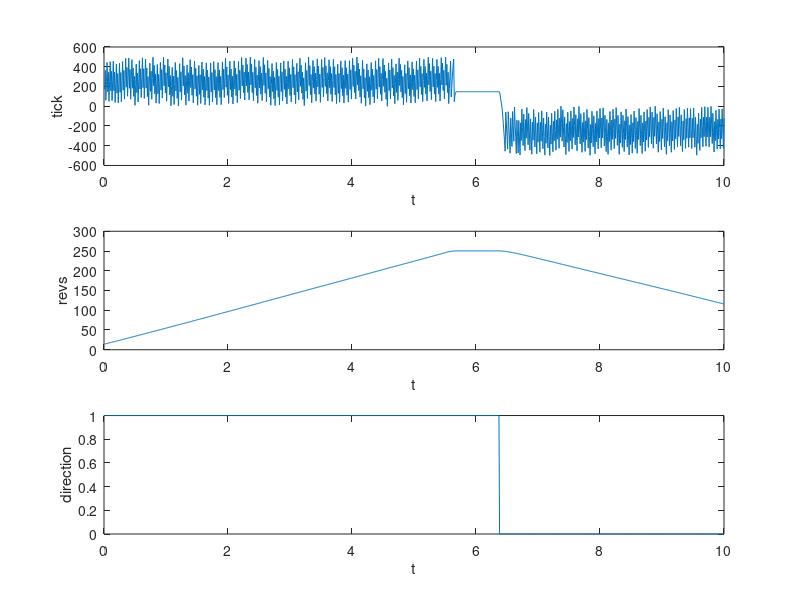

This chart was generated by the following MATLAB code:
% -------------------------------------------------------------------
%  Generated by MATLAB on 3-Apr-2021 16:21:59
%  MATLAB version: 9.1.0.441655 (R2016b)
% -------------------------------------------------------------------
saveVarsMat = load('enc_var.mat');

A = saveVarsMat.A; % <3000x1 double> too many elements

B = [174 365 60 249 444 147 344 49 250 451 156 353 57 257 455 157 346 38 ...
     232 428 133 331 33 234 436 142 341 45 248 453 163 362 72 279 485 193 ...
     394 101 297 488 182 372 71 270 472 182 387 100 303 10 220 428 138 ...
     336 43 252 462 175 379 88 290 490 188 380 79 276 477 184 387 98 300 ...
     10 223 436 151 355 70 282 496 207 414 125 327 31 228 423 125 322 27 ...
     235 445 163 371 83 289 497 207 418 134 339 51 264 479 196 405 114 ...
     311 5 198 393 100 305 17 232 443 155 361 80 291 2 217 431 145 349 ...
     62 276 491 204 408 115 311 11 215 418 131 339 53 264 472 188 398 111 ...
     319 34 246 457 175 384 101 309 10 212 413 120 320 27 237 448 166 376 ...
     91 302 14 226 439 159 366 82 296 10 226 438 145 341 44 248 452 164 ...
     370 88 300 15 229 442 158 368 89 302 16 231 449 168 376 89 289 486 ...
     192 398 111 317 28 243 455 169 376 94 306 23 245 460 174 386 108 322 ...
     37 249 453 162 364 77 283 493 206 418 137 346 63 274 488 206 423 139 ...
     346 65 284 498 215 425 138 343 55 265 474 187 394 109 317 30 246 462 ...
     185 401 123 337 57 276 494 210 420 132 337 45 255 464 178 383 95 300 ...
     10 222 433 147 356 77 291 7 226 443 160 372 92 303 15 229 439 149 ...
     349 53 256 459 170 376 92 305 23 242 455 174 389 108 322 43 262 473 ...
     188 399 114 320 26 231 435 145 350 63 274 486 202 414 133 347 70 288 ...
     6 228 440 154 362 78 288 499 209 410 118 321 34 249 463 185 401 124 ...
     335 52 268 479 194 405 121 326 40 258 473 190 393 96 292 493 201 409 ...
     128 339 54 261 470 187 402 120 332 48 262 475 190 400 116 321 27 227 ...
     426 131 332 40 250 460 178 391 107 316 32 246 462 180 390 111 326 ...
     42 255 462 169 368 73 276 485 200 415 139 354 73 284 498 216 435 159 ...
     376 94 309 30 249 464 177 378 86 290 1 215 429 151 366 87 299 16 230 ...
     443 162 375 96 312 34 247 459 173 371 77 280 485 194 402 121 334 53 ...
     268 482 202 418 141 353 70 283 0 223 439 159 367 74 275 478 186 391 ...
     105 313 25 228 429 139 346 59 272 487 208 424 146 363 87 302 14 218 ...
     420 129 332 40 250 459 177 389 106 318 32 239 449 168 378 98 314 34 ...
     247 457 168 368 75 280 486 196 403 120 331 47 261 475 191 402 123 ...
     336 54 274 495 216 431 149 355 67 275 485 197 406 123 331 46 261 474 ...
     191 404 122 334 52 270 492 216 438 158 364 76 285 496 212 424 139 ...
     344 27 181 314 456 93 203 316 408 478 46 111 137 147 147 147 147 147 ...
     147 147 147 147 147 147 147 147 147 147 147 147 147 147 147 147 147 ...
     147 147 147 147 147 147 147 147 147 147 147 147 147 147 147 147 147 ...
     147 147 147 147 147 147 147 147 147 147 147 147 147 147 147 147 147 ...
     147 147 147 147 147 147 147 147 147 147 147 147 147 147 144 113 64 ...
     31 -16 -89 -172 -264 -349 -456 -60 -180 -308 -435 -56 -191 -333 -476 ...
     -119 -265 -407 -54 -204 -355 -9 -162 -320 -479 -141 -304 -473 -145 ...
     -322 -494 -169 -348 -30 -216 -399 -80 -264 -450 -135 -324 -14 -202 ...
     -390 -74 -259 -445 -128 -310 -486 -160 -344 -33 -221 -414 -109 -299 ...
     -482 -169 -364 -64 -264 -466 -163 -355 -47 -238 -431 -119 -307 -495 ...
     -183 -375 -58 -239 -423 -111 -304 -499 -192 -384 -72 -265 -461 -154 ...
     -351 -50 -247 -445 -138 -335 -32 -228 -426 -121 -314 0 -176 -354 -36 ...
     -219 -413 -109 -297 -489 -176 -367 -61 -259 -458 -154 -352 -47 -244 ...
     -434 -124 -316 -8 -197 -391 -86 -273 -452 -127 -312 -2 -191 -382 -75 ...
     -271 -467 -165 -364 -63 -261 -458 -148 -339 -32 -228 -424 -116 -307 ...
     -497 -185 -372 -51 -228 -411 -97 -289 -481 -172 -362 -49 -240 -433 ...
     -125 -322 -23 -221 -420 -119 -321 -17 -208 -403 -91 -278 -459 -134 ...
     -309 -487 -169 -359 -53 -248 -445 -139 -335 -31 -227 -429 -129 -325 ...
     -14 -202 -397 -93 -290 -487 -181 -373 -57 -239 -416 -92 -274 -460 ...
     -147 -337 -28 -220 -414 -105 -298 -493 -189 -388 -84 -281 -475 -167 ...
     -358 -49 -238 -428 -115 -298 -477 -154 -337 -24 -210 -400 -92 -288 ...
     -479 -168 -362 -57 -254 -456 -151 -343 -33 -222 -417 -113 -311 -7 ...
     -197 -380 -60 -241 -426 -112 -305 0 -190 -382 -76 -272 -466 -159 -357 ...
     -54 -250 -442 -132 -326 -20 -213 -411 -106 -300 -487 -167 -350 -35 ...
     -216 -401 -88 -278 -466 -156 -352 -44 -238 -438 -138 -330 -23 -215 ...
     -411 -108 -307 -11 -209 -400 -87 -274 -461 -149 -340 -33 -227 -426 ...
     -126 -324 -19 -214 -415 -118 -321 -25 -226 -428 -123 -319 -18 -215 ...
     -415 -112 -307 -496 -184 -377 -70 -263 -448 -131 -319 -12 -208 -411 ...
     -111 -308 -5 -202 -406 -110 -312 -11 -209 -412 -113 -309 -1 -187 -378 ...
     -72 -268 -464 -156 -348 -42 -235 -435 -133 -332 -29 -228 -431 -130 ...
     -328 -27 -224 -424 -123];

C = [14.347999572753906 14.729999542236328 15.119999885559082 15.498000144958496 ...
     15.88800048828125 16.294000625610352 16.687999725341797 17.097999572753906 ...
     17.5 17.902000427246094 18.312000274658203 18.705999374389648 19.11400032043457 ...
     19.513999938964844 19.909999847412109 20.313999176025391 20.691999435424805 ...
     21.076000213623047 21.464000701904297 21.856000900268555 22.266000747680664 ...
     22.66200065612793 23.065999984741211 23.468000411987305 23.871999740600586 ...
     24.284000396728516 24.681999206542969 25.090000152587891 25.496000289916992 ...
     25.9060001373291 26.326000213623047 26.7239990234375 27.143999099731445 ...
     27.558000564575195 27.969999313354492 28.38599967956543 28.788000106811523 ...
     29.201999664306641 29.5939998626709 29.97599983215332 30.36400032043457 ...
     30.743999481201172 31.142000198364258 31.540000915527344 31.944000244140625 ...
     32.363998413085937 32.773998260498047 33.200000762939453 33.605998992919922 ...
     34.020000457763672 34.439998626708984 34.855998992919922 35.2760009765625 ...
     35.672000885009766 36.08599853515625 36.504001617431641 36.923999786376953 ...
     37.349998474121094 37.757999420166016 38.175998687744141 38.580001831054687 ...
     38.979999542236328 39.375999450683594 39.7599983215332 40.158000946044922 ...
     40.551998138427734 40.953998565673828 41.368000030517578 41.773998260498047 ...
     42.195999145507812 42.599998474121094 43.020000457763672 43.445999145507813 ...
     43.872001647949219 44.301998138427734 44.709999084472656 45.139999389648438 ...
     45.563999176025391 45.992000579833984 46.41400146484375 46.827999114990234 ...
     47.25 47.653999328613281 48.0620002746582 48.456001281738281 48.846000671386719 ...
     49.25 49.644001007080078 50.054000854492187 50.470001220703125 50.889999389648438 ...
     51.326000213623047 51.742000579833984 52.166000366210937 52.577999114990234 ...
     52.993999481201172 53.41400146484375 53.83599853515625 54.268001556396484 ...
     54.678001403808594 55.102001190185547 55.527999877929687 55.958000183105469 ...
     56.391998291015625 56.810001373291016 57.228000640869141 57.622001647949219 ...
     58.0099983215332 58.395999908447266 58.7859992980957 59.200000762939453 ...
     59.610000610351562 60.034000396728516 60.4640007019043 60.886001586914063 ...
     61.310001373291016 61.722000122070312 62.159999847412109 62.582000732421875 ...
     63.004001617431641 63.433998107910156 63.86199951171875 64.290000915527344 ...
     64.697998046875 65.1240005493164 65.552001953125 65.982002258300781 ...
     66.407997131347656 66.816001892089844 67.2300033569336 67.622001647949219 ...
     68.022003173828125 68.430000305175781 68.83599853515625 69.262001037597656 ...
     69.6780014038086 70.106002807617188 70.527999877929688 70.944000244140625 ...
     71.3759994506836 71.7959976196289 72.222000122070313 72.63800048828125 ...
     73.068000793457031 73.491996765136719 73.91400146484375 74.3499984741211 ...
     74.767997741699219 75.2020034790039 75.617996215820312 76.0199966430664 ...
     76.424003601074219 76.825996398925781 77.239997863769531 77.639999389648438 ...
     78.054000854492188 78.4739990234375 78.896003723144531 79.332000732421875 ...
     79.751998901367188 80.181999206542969 80.603996276855469 81.027999877929687 ...
     81.4520034790039 81.877998352050781 82.318000793457031 82.732002258300781 ...
     83.16400146484375 83.592002868652344 84.0199966430664 84.4520034790039 ...
     84.8759994506836 85.290000915527344 85.681999206542969 86.087997436523438 ...
     86.496002197265625 86.903999328613281 87.3280029296875 87.739997863769531 ...
     88.1760025024414 88.5999984741211 89.029998779296875 89.458000183105469 ...
     89.884002685546875 90.316001892089844 90.736000061035156 91.1780014038086 ...
     91.603996276855469 92.031997680664063 92.461997985839844 92.898002624511719 ...
     93.33599853515625 93.751998901367188 94.1780014038086 94.5780029296875 ...
     94.972000122070313 95.384002685546875 95.7959976196289 96.222000122070313 ...
     96.634002685546875 97.055999755859375 97.486000061035156 97.910003662109375 ...
     98.337997436523438 98.751998901367188 99.188003540039063 99.61199951171875 ...
     100.04599761962891 100.48999786376953 100.91999816894531 101.34799957275391 ...
     101.77200317382812 102.21600341796875 102.64399719238281 103.07399749755859 ...
     103.49800109863281 103.90599822998047 104.32399749755859 104.72799682617187 ...
     105.15399932861328 105.56600189208984 105.98600006103516 106.41200256347656 ...
     106.83599853515625 107.27400207519531 107.69200134277344 108.12599945068359 ...
     108.54799652099609 108.97599792480469 109.41200256347656 109.84600067138672 ...
     110.27799987792969 110.69200134277344 111.12999725341797 111.56800079345703 ...
     111.99600219726562 112.43000030517578 112.84999847412109 113.2760009765625 ...
     113.68599700927734 114.11000061035156 114.52999877929687 114.947998046875 ...
     115.37400054931641 115.78800201416016 116.21800231933594 116.63400268554687 ...
     117.05999755859375 117.49199676513672 117.92400360107422 118.37000274658203 ...
     118.802001953125 119.24600219726562 119.67400360107422 120.11399841308594 ...
     120.552001953125 120.98799896240234 121.41999816894531 121.83999633789062 ...
     122.26399993896484 122.67400360107422 123.08999633789062 123.51000213623047 ...
     123.92800140380859 124.35600280761719 124.76599884033203 125.19000244140625 ...
     125.59999847412109 126.01999664306641 126.44400024414062 126.86599731445312 ...
     127.29399871826172 127.71199798583984 128.15400695800781 128.58200073242187 ...
     129.01400756835937 129.45199584960937 129.88600158691406 130.32000732421875 ...
     130.74400329589844 131.18400573730469 131.60600280761719 132.02999877929687 ...
     132.45799255371094 132.87800598144531 133.29800415039062 133.697998046875 ...
     134.10600280761719 134.51199340820312 134.91799926757812 135.33999633789063 ...
     135.75199890136719 136.18400573730469 136.61000061035156 137.04600524902344 ...
     137.48399353027344 137.91000366210937 138.34800720214844 138.77799987792969 ...
     139.21600341796875 139.64399719238281 140.08599853515625 140.52400207519531 ...
     140.94599914550781 141.37600708007812 141.79800415039062 142.22799682617187 ...
     142.63999938964844 143.052001953125 143.46200561523437 143.8699951171875 ...
     144.28999328613281 144.69999694824219 145.12600708007812 145.54800415039062 ...
     145.97200012207031 146.40400695800781 146.8280029296875 147.26600646972656 ...
     147.69400024414062 148.13999938964844 148.57600402832031 149.01199340820312 ...
     149.45599365234375 149.8800048828125 150.30799865722656 150.7239990234375 ...
     151.156005859375 151.57600402832031 151.99800109863281 152.41799926757813 ...
     152.82000732421875 153.23599243164062 153.64199829101562 154.0679931640625 ...
     154.49800109863281 154.92599487304688 155.3699951171875 155.802001953125 ...
     156.24800109863281 156.66999816894531 157.10400390625 157.53599548339844 ...
     157.95799255371094 158.38800048828125 158.80999755859375 159.24200439453125 ...
     159.65199279785156 160.08000183105469 160.51600646972656 160.94599914550781 ...
     161.3800048828125 161.78599548339844 162.19200134277344 162.58399963378906 ...
     162.98599243164062 163.40199279785156 163.8179931640625 164.25599670410156 ...
     164.67799377441406 165.10800170898437 165.52200317382812 165.94000244140625 ...
     166.37399291992187 166.80400085449219 167.24000549316406 167.66400146484375 ...
     168.09599304199219 168.52400207519531 168.94999694824219 169.3800048828125 ...
     169.80000305175781 170.23199462890625 170.64199829101562 171.05400085449219 ...
     171.45399475097656 171.85200500488281 172.26199340820313 172.66400146484375 ...
     173.08000183105469 173.5 173.91999816894531 174.35600280761719 174.78199768066406 ...
     175.21400451660156 175.63200378417969 176.06399536132812 176.49200439453125 ...
     176.92399597167969 177.36000061035156 177.77999877929687 178.22200012207031 ...
     178.65199279785156 179.08399963378906 179.50999450683594 179.92399597167969 ...
     180.33799743652344 180.73599243164062 181.14599609375 181.552001953125 ...
     181.97000122070312 182.39999389648437 182.83000183105469 183.27799987792969 ...
     183.70799255371094 184.14599609375 184.5679931640625 184.99600219726562 ...
     185.4320068359375 185.8699951171875 186.3179931640625 186.75199890136719 ...
     187.18800354003906 187.61799621582031 188.05999755859375 188.49800109863281 ...
     188.92799377441406 189.35400390625 189.75599670410156 190.1719970703125 ...
     190.58000183105469 191.00199890136719 191.42999267578125 191.85800170898437 ...
     192.302001953125 192.73199462890625 193.17399597167969 193.59800720214844 ...
     194.03199768066406 194.46000671386719 194.88600158691406 195.32400512695312 ...
     195.75 196.19200134277344 196.62399291992187 197.0679931640625 197.49400329589844 ...
     197.91799926757813 198.34599304199219 198.74200439453125 199.15400695800781 ...
     199.55999755859375 199.97000122070312 200.38800048828125 200.80400085449219 ...
     201.24200439453125 201.66799926757812 202.10600280761719 202.53599548339844 ...
     202.96400451660156 203.40400695800781 203.83599853515625 204.28199768066406 ...
     204.70599365234375 205.13999938964844 205.56599426269531 206 206.44599914550781 ...
     206.87800598144531 207.3179931640625 207.73399353027344 208.14799499511719 ...
     208.55000305175781 208.95599365234375 209.37199401855469 209.78199768066406 ...
     210.21000671386719 210.62600708007813 211.05000305175781 211.45599365234375 ...
     211.85800170898437 212.27799987792969 212.69200134277344 213.11799621582031 ...
     213.54400634765625 213.9739990234375 214.41600036621094 214.84800720214844 ...
     215.29200744628906 215.72599792480469 216.17399597167969 216.60400390625 ...
     217.02799987792969 217.43600463867187 217.83999633789063 218.25799560546875 ...
     218.66400146484375 219.08000183105469 219.5 219.91799926757812 220.35400390625 ...
     220.77799987792969 221.21200561523437 221.63600158691406 222.06399536132812 ...
     222.47799682617187 222.89799499511719 223.33599853515625 223.75599670410156 ...
     224.19599914550781 224.62800598144531 225.0679931640625 225.49400329589844 ...
     225.91400146484375 226.33599853515625 226.73599243164062 227.14999389648437 ...
     227.55999755859375 227.97200012207031 228.39199829101562 228.80599975585937 ...
     229.24000549316406 229.66200256347656 230.093994140625 230.52200317382812 ...
     230.94999694824219 231.38200378417969 231.80400085449219 232.24600219726562 ...
     232.6719970703125 233.10800170898437 233.54800415039062 233.99000549316406 ...
     234.4320068359375 234.86199951171875 235.29800415039062 235.71000671386719 ...
     236.13400268554688 236.55000305175781 236.97000122070312 237.39399719238281 ...
     237.81199645996094 238.24600219726562 238.66200256347656 239.09199523925781 ...
     239.52200317382812 239.947998046875 240.38200378417969 240.80799865722656 ...
     241.24400329589844 241.66799926757812 242.10400390625 242.53999328613281 ...
     242.98399353027344 243.4320068359375 243.87600708007812 244.31599426269531 ...
     244.72799682617187 245.15199279785156 245.57000732421875 245.99200439453125 ...
     246.42399597167969 246.84800720214844 247.27799987792969 247.68800354003906 ...
     248.05400085449219 248.36199951171875 248.62800598144531 248.91200256347656 ...
     249.18600463867187 249.406005859375 249.63200378417969 249.81599426269531 ...
     249.95599365234375 250.09199523925781 250.22200012207031 250.27400207519531 ...
     250.29400634765625 250.29400634765625 250.29400634765625 250.29400634765625 ...
     250.29400634765625 250.29400634765625 250.29400634765625 250.29400634765625 ...
     250.29400634765625 250.29400634765625 250.29400634765625 250.29400634765625 ...
     250.29400634765625 250.29400634765625 250.29400634765625 250.29400634765625 ...
     250.29400634765625 250.29400634765625 250.29400634765625 250.29400634765625 ...
     250.29400634765625 250.29400634765625 250.29400634765625 250.29400634765625 ...
     250.29400634765625 250.29400634765625 250.29400634765625 250.29400634765625 ...
     250.29400634765625 250.29400634765625 250.29400634765625 250.29400634765625 ...
     250.29400634765625 250.29400634765625 250.29400634765625 250.29400634765625 ...
     250.29400634765625 250.29400634765625 250.29400634765625 250.29400634765625 ...
     250.29400634765625 250.29400634765625 250.29400634765625 250.29400634765625 ...
     250.29400634765625 250.29400634765625 250.29400634765625 250.29400634765625 ...
     250.29400634765625 250.29400634765625 250.29400634765625 250.29400634765625 ...
     250.29400634765625 250.29400634765625 250.29400634765625 250.29400634765625 ...
     250.29400634765625 250.29400634765625 250.29400634765625 250.29400634765625 ...
     250.29400634765625 250.29400634765625 250.29400634765625 250.29400634765625 ...
     250.29400634765625 250.29400634765625 250.29400634765625 250.29400634765625 ...
     250.29400634765625 250.29400634765625 250.28799438476562 250.22599792480469 ...
     250.12800598144531 250.06199645996094 249.96800231933594 249.82200622558594 ...
     249.656005859375 249.47200012207031 249.302001953125 249.08799743652344 ...
     248.8800048828125 248.63999938964844 248.38400268554687 248.1300048828125 ...
     247.88800048828125 247.61799621582031 247.33399963378906 247.04800415039062 ...
     246.76199340820312 246.47000122070312 246.18600463867187 245.89199829101563 ...
     245.59199523925781 245.28999328613281 244.98199462890625 244.67599487304688 ...
     244.36000061035156 244.04200744628906 243.71800231933594 243.39199829101562 ...
     243.05400085449219 242.71000671386719 242.35600280761719 242.01199340820312 ...
     241.66200256347656 241.30400085449219 240.94000244140625 240.5679931640625 ...
     240.20199584960937 239.83999633789062 239.47200012207031 239.10000610351562 ...
     238.72999572753906 238.35200500488281 237.97200012207031 237.59599304199219 ...
     237.22000122070312 236.85200500488281 236.48199462890625 236.11000061035156 ...
     235.74400329589844 235.3800048828125 235.02799987792969 234.67999267578125 ...
     234.31199645996094 233.93400573730469 233.55799865722656 233.1719970703125 ...
     232.78199768066406 232.40199279785156 232.03599548339844 231.66200256347656 ...
     231.27200317382812 230.87199401855469 230.47200012207031 230.0679931640625 ...
     229.67399597167969 229.28999328613281 228.906005859375 228.52400207519531 ...
     228.13800048828125 227.76199340820312 227.38600158691406 227.00999450683594 ...
     226.63400268554687 226.25 225.88400268554687 225.52200317382812 225.15400695800781 ...
     224.77799987792969 224.39199829101562 224.00199890136719 223.61599731445312 ...
     223.23199462890625 222.85600280761719 222.47000122070312 222.0780029296875 ...
     221.69200134277344 221.29800415039062 220.89999389648437 220.50599670410156 ...
     220.11000061035156 219.7239990234375 219.33000183105469 218.93600463867187 ...
     218.54400634765625 218.14799499511719 217.75799560546875 217.37199401855469 ...
     217 216.64799499511719 216.29200744628906 215.92799377441406 215.56199645996094 ...
     215.17399597167969 214.78199768066406 214.406005859375 214.02200317382812 ...
     213.64799499511719 213.26600646972656 212.87800598144531 212.48199462890625 ...
     212.08399963378906 211.69200134277344 211.29600524902344 210.906005859375 ...
     210.51199340820313 210.13200378417969 209.75199890136719 209.36799621582031 ...
     208.98399353027344 208.60600280761719 208.21800231933594 207.8280029296875 ...
     207.45399475097656 207.09599304199219 206.74600219726562 206.37600708007813 ...
     205.99600219726562 205.61799621582031 205.23599243164062 204.85000610351562 ...
     204.45799255371094 204.06599426269531 203.66999816894531 203.27200317382812 ...
     202.87399291992187 202.47799682617187 202.08399963378906 201.70399475097656 ...
     201.32200622558594 200.93600463867187 200.54400634765625 200.15199279785156 ...
     199.76800537109375 199.38600158691406 199.00599670410156 198.6300048828125 ...
     198.25599670410156 197.89799499511719 197.54400634765625 197.17799377441406 ...
     196.80599975585937 196.4219970703125 196.03799438476562 195.656005859375 ...
     195.2760009765625 194.90199279785156 194.52000427246094 194.13400268554687 ...
     193.75 193.35600280761719 192.95399475097656 192.55799865722656 192.16000366210937 ...
     191.76199340820312 191.35800170898437 190.96600341796875 190.58399963378906 ...
     190.19400024414062 189.8179931640625 189.44400024414062 189.08200073242187 ...
     188.73199462890625 188.38200378417969 188.0260009765625 187.66200256347656 ...
     187.28199768066406 186.89399719238281 186.50399780273438 186.11000061035156 ...
     185.72200012207031 185.33000183105469 184.93800354003906 184.54600524902344 ...
     184.14199829101562 183.74200439453125 183.35000610351562 182.97200012207031 ...
     182.59599304199219 182.20599365234375 181.81399536132813 181.41999816894531 ...
     181.0260009765625 180.63800048828125 180.25399780273437 179.88600158691406 ...
     179.52200317382812 179.16799926757812 178.81599426269531 178.45199584960937 ...
     178.08000183105469 177.70599365234375 177.32600402832031 176.94400024414062 ...
     176.55999755859375 176.1719970703125 175.78999328613281 175.40400695800781 ...
     175.01400756835937 174.62199401855469 174.2239990234375 173.83200073242187 ...
     173.43800354003906 173.05000305175781 172.66600036621094 172.28399658203125 ...
     171.90199279785156 171.52400207519531 171.14399719238281 170.77000427246094 ...
     170.40400695800781 170.04600524902344 169.69200134277344 169.32600402832031 ...
     168.95199584960937 168.58000183105469 168.19999694824219 167.81599426269531 ...
     167.42399597167969 167.04200744628906 166.66400146484375 166.2760009765625 ...
     165.88600158691406 165.49200439453125 165.08799743652344 164.697998046875 ...
     164.31399536132812 163.93400573730469 163.55599975585938 163.16600036621094 ...
     162.77400207519531 162.37800598144531 161.98599243164062 161.60600280761719 ...
     161.24000549316406 160.8800048828125 160.51800537109375 160.14799499511719 ...
     159.7760009765625 159.38999938964844 159 158.6199951171875 158.23599243164062 ...
     157.84800720214844 157.45599365234375 157.0679931640625 156.6820068359375 ...
     156.28599548339844 155.89199829101562 155.5 155.11599731445312 154.73599243164063 ...
     154.34800720214844 153.96000671386719 153.57400512695312 153.17799377441406 ...
     152.78799438476562 152.39999389648437 152.0260009765625 151.66600036621094 ...
     151.30000305175781 150.92999267578125 150.5679931640625 150.197998046875 ...
     149.82400512695312 149.44400024414062 149.0679931640625 148.68800354003906 ...
     148.29600524902344 147.91200256347656 147.52400207519531 147.12399291992187 ...
     146.7239990234375 146.33999633789062 145.95399475097656 145.57000732421875 ...
     145.17799377441406 144.78399658203125 144.38600158691406 143.97799682617187 ...
     143.58200073242187 143.19999694824219 142.82600402832031 142.45199584960937 ...
     142.0780029296875 141.70199584960937 141.32000732421875 140.93400573730469 ...
     140.54600524902344 140.14799499511719 139.74800109863281 139.35200500488281 ...
     138.96200561523437 138.57200622558594 138.16999816894531 137.76400756835937 ...
     137.35800170898437 136.94999694824219 136.54800415039062 136.14399719238281 ...
     135.75399780273437 135.36199951171875 134.96400451660156 134.57000732421875 ...
     134.16999816894531 133.7760009765625 133.38600158691406 133.00799560546875 ...
     132.63200378417969 132.24600219726562 131.86000061035156 131.4739990234375 ...
     131.10400390625 130.73800659179687 130.36199951171875 129.97599792480469 ...
     129.58399963378906 129.17799377441406 128.77799987792969 128.38400268554687 ...
     127.98999786376953 127.59600067138672 127.18800354003906 126.77999877929687 ...
     126.37599945068359 125.97799682617187 125.58200073242187 125.17600250244141 ...
     124.77400207519531 124.38200378417969 123.99800109863281 123.62599945068359 ...
     123.24400329589844 122.85600280761719 122.46399688720703 122.07199859619141 ...
     121.68800354003906 121.30400085449219 120.91600036621094 120.52999877929687 ...
     120.12999725341797 119.73400115966797 119.33599853515625 118.94200134277344 ...
     118.54399871826172 118.13800048828125 117.73999786376953 117.34400177001953 ...
     116.94599914550781 116.552001953125 116.15200042724609 115.75399780273437 ...
     ];

D = [1 1 1 1 1 1 1 1 1 1 1 1 1 1 1 1 1 1 1 1 1 1 1 1 1 1 1 1 1 1 1 1 1 ...
     1 1 1 1 1 1 1 1 1 1 1 1 1 1 1 1 1 1 1 1 1 1 1 1 1 1 1 1 1 1 1 1 1 ...
     1 1 1 1 1 1 1 1 1 1 1 1 1 1 1 1 1 1 1 1 1 1 1 1 1 1 1 1 1 1 1 1 1 ...
     1 1 1 1 1 1 1 1 1 1 1 1 1 1 1 1 1 1 1 1 1 1 1 1 1 1 1 1 1 1 1 1 1 ...
     1 1 1 1 1 1 1 1 1 1 1 1 1 1 1 1 1 1 1 1 1 1 1 1 1 1 1 1 1 1 1 1 1 ...
     1 1 1 1 1 1 1 1 1 1 1 1 1 1 1 1 1 1 1 1 1 1 1 1 1 1 1 1 1 1 1 1 1 ...
     1 1 1 1 1 1 1 1 1 1 1 1 1 1 1 1 1 1 1 1 1 1 1 1 1 1 1 1 1 1 1 1 1 ...
     1 1 1 1 1 1 1 1 1 1 1 1 1 1 1 1 1 1 1 1 1 1 1 1 1 1 1 1 1 1 1 1 1 ...
     1 1 1 1 1 1 1 1 1 1 1 1 1 1 1 1 1 1 1 1 1 1 1 1 1 1 1 1 1 1 1 1 1 ...
     1 1 1 1 1 1 1 1 1 1 1 1 1 1 1 1 1 1 1 1 1 1 1 1 1 1 1 1 1 1 1 1 1 ...
     1 1 1 1 1 1 1 1 1 1 1 1 1 1 1 1 1 1 1 1 1 1 1 1 1 1 1 1 1 1 1 1 1 ...
     1 1 1 1 1 1 1 1 1 1 1 1 1 1 1 1 1 1 1 1 1 1 1 1 1 1 1 1 1 1 1 1 1 ...
     1 1 1 1 1 1 1 1 1 1 1 1 1 1 1 1 1 1 1 1 1 1 1 1 1 1 1 1 1 1 1 1 1 ...
     1 1 1 1 1 1 1 1 1 1 1 1 1 1 1 1 1 1 1 1 1 1 1 1 1 1 1 1 1 1 1 1 1 ...
     1 1 1 1 1 1 1 1 1 1 1 1 1 1 1 1 1 1 1 1 1 1 1 1 1 1 1 1 1 1 1 1 1 ...
     1 1 1 1 1 1 1 1 1 1 1 1 1 1 1 1 1 1 1 1 1 1 1 1 1 1 1 1 1 1 1 1 1 ...
     1 1 1 1 1 1 1 1 1 1 1 1 1 1 1 1 1 1 1 1 1 1 1 1 1 1 1 1 1 1 1 1 1 ...
     1 1 1 1 1 1 1 1 1 1 1 1 1 1 1 1 1 1 1 1 1 1 1 1 1 1 1 1 1 1 1 1 1 ...
     1 1 1 1 1 1 1 1 1 1 1 1 1 1 1 1 1 1 1 1 1 1 1 1 1 1 1 1 1 1 1 1 1 ...
     1 1 1 1 1 1 1 1 1 1 0 0 0 0 0 0 0 0 0 0 0 0 0 0 0 0 0 0 0 0 0 0 0 ...
     0 0 0 0 0 0 0 0 0 0 0 0 0 0 0 0 0 0 0 0 0 0 0 0 0 0 0 0 0 0 0 0 0 ...
     0 0 0 0 0 0 0 0 0 0 0 0 0 0 0 0 0 0 0 0 0 0 0 0 0 0 0 0 0 0 0 0 0 ...
     0 0 0 0 0 0 0 0 0 0 0 0 0 0 0 0 0 0 0 0 0 0 0 0 0 0 0 0 0 0 0 0 0 ...
     0 0 0 0 0 0 0 0 0 0 0 0 0 0 0 0 0 0 0 0 0 0 0 0 0 0 0 0 0 0 0 0 0 ...
     0 0 0 0 0 0 0 0 0 0 0 0 0 0 0 0 0 0 0 0 0 0 0 0 0 0 0 0 0 0 0 0 0 ...
     0 0 0 0 0 0 0 0 0 0 0 0 0 0 0 0 0 0 0 0 0 0 0 0 0 0 0 0 0 0 0 0 0 ...
     0 0 0 0 0 0 0 0 0 0 0 0 0 0 0 0 0 0 0 0 0 0 0 0 0 0 0 0 0 0 0 0 0 ...
     0 0 0 0 0 0 0 0 0 0 0 0 0 0 0 0 0 0 0 0 0 0 0 0 0 0 0 0 0 0 0 0 0 ...
     0 0 0 0 0 0 0 0 0 0 0 0 0 0 0 0 0 0 0 0 0 0 0 0 0 0 0 0 0 0 0 0 0 ...
     0 0 0 0 0 0 0 0 0 0 0 0 0 0 0 0 0 0 0 0 0 0 0 0 0 0 0 0 0 0 0 0 0 ...
     0 0 0 0 0 0 0 0 0 0];

E = saveVarsMat.E; % <3000x1 double> too many elements

V = [0.01 0.02 0.03 0.04 0.05 0.06 0.07 0.08 0.09 0.1 0.11 0.12 0.13 0.14 ...
     0.15 0.16 0.17 0.18 0.19 0.2 0.21 0.22 0.23 0.24 0.25 0.26 0.27 0.28 ...
     0.29 0.3 0.31 0.32 0.33 0.34 0.35000000000000003 0.36 0.37 0.38 0.39 ...
     0.4 0.41000000000000003 0.42 0.43 0.44 0.45 0.46 0.47000000000000003 ...
     0.48 0.49 0.5 0.51 0.52 0.53 0.54 0.55 0.56 0.57000000000000006 0.58 ...
     0.59 0.6 0.61 0.62 0.63 0.64 0.65 0.66 0.67 0.68 0.69000000000000006 ...
     0.70000000000000007 0.71 0.72 0.73 0.74 0.75 0.76 0.77 0.78 0.79 0.8 ...
     0.81 0.82000000000000006 0.83000000000000007 0.84 0.85 0.86 0.87 0.88 ...
     0.89 0.9 0.91 0.92 0.93 0.94000000000000006 0.95000000000000007 0.96 ...
     0.97 0.98 0.99 1 1.01 1.02 1.03 1.04 1.05 1.06 1.07 1.08 1.09 1.1 ...
     1.11 1.12 1.1300000000000001 1.1400000000000001 1.1500000000000001 ...
     1.16 1.17 1.18 1.19 1.2 1.21 1.22 1.23 1.24 1.25 1.26 1.27 1.28 1.29 ...
     1.3 1.31 1.32 1.33 1.34 1.35 1.36 1.37 1.3800000000000001 1.3900000000000001 ...
     1.4000000000000001 1.41 1.42 1.43 1.44 1.45 1.46 1.47 1.48 1.49 1.5 ...
     1.51 1.52 1.53 1.54 1.55 1.56 1.57 1.58 1.59 1.6 1.61 1.62 1.6300000000000001 ...
     1.6400000000000001 1.6500000000000001 1.6600000000000001 1.67 1.68 ...
     1.69 1.7 1.71 1.72 1.73 1.74 1.75 1.76 1.77 1.78 1.79 1.8 1.81 1.82 ...
     1.83 1.84 1.85 1.86 1.87 1.8800000000000001 1.8900000000000001 1.9000000000000001 ...
     1.9100000000000001 1.92 1.93 1.94 1.95 1.96 1.97 1.98 1.99 2 2.0100000000000002 ...
     2.02 2.0300000000000002 2.04 2.05 2.06 2.07 2.08 2.09 2.1 2.11 2.12 ...
     2.13 2.14 2.15 2.16 2.17 2.18 2.19 2.2 2.21 2.22 2.23 2.24 2.25 2.2600000000000002 ...
     2.27 2.2800000000000002 2.29 2.3000000000000003 2.31 2.32 2.33 2.34 ...
     2.35 2.36 2.37 2.38 2.39 2.4 2.41 2.42 2.43 2.44 2.45 2.46 2.47 2.48 ...
     2.49 2.5 2.5100000000000002 2.52 2.5300000000000002 2.54 2.5500000000000003 ...
     2.56 2.57 2.58 2.59 2.6 2.61 2.62 2.63 2.64 2.65 2.66 2.67 2.68 2.69 ...
     2.7 2.71 2.72 2.73 2.74 2.75 2.7600000000000002 2.77 2.7800000000000002 ...
     2.79 2.8000000000000003 2.81 2.82 2.83 2.84 2.85 2.86 2.87 2.88 2.89 ...
     2.9 2.91 2.92 2.93 2.94 2.95 2.96 2.97 2.98 2.99 3 3.0100000000000002 ...
     3.02 3.0300000000000002 3.04 3.0500000000000003 3.06 3.0700000000000003 ...
     3.08 3.09 3.1 3.11 3.12 3.13 3.14 3.15 3.16 3.17 3.18 3.19 3.2 3.21 ...
     3.22 3.23 3.24 3.25 3.2600000000000002 3.27 3.2800000000000002 3.29 ...
     3.3000000000000003 3.31 3.3200000000000003 3.33 3.34 3.35 3.36 3.37 ...
     3.38 3.39 3.4 3.41 3.42 3.43 3.44 3.45 3.46 3.47 3.48 3.49 3.5 3.5100000000000002 ...
     3.52 3.5300000000000002 3.54 3.5500000000000003 3.56 3.5700000000000003 ...
     3.58 3.59 3.6 3.61 3.62 3.63 3.64 3.65 3.66 3.67 3.68 3.69 3.7 3.71 ...
     3.72 3.73 3.74 3.75 3.7600000000000002 3.77 3.7800000000000002 3.79 ...
     3.8000000000000003 3.81 3.8200000000000003 3.83 3.84 3.85 3.86 3.87 ...
     3.88 3.89 3.9 3.91 3.92 3.93 3.94 3.95 3.96 3.97 3.98 3.99 4 4.01 ...
     4.0200000000000005 4.03 4.04 4.05 4.0600000000000005 4.07 4.08 4.09 ...
     4.1 4.11 4.12 4.13 4.14 4.15 4.16 4.17 4.18 4.19 4.2 4.21 4.22 4.23 ...
     4.24 4.25 4.26 4.2700000000000005 4.28 4.29 4.3 4.3100000000000005 ...
     4.32 4.33 4.34 4.3500000000000005 4.36 4.37 4.38 4.39 4.4 4.41 4.42 ...
     4.43 4.44 4.45 4.46 4.47 4.48 4.49 4.5 4.51 4.5200000000000005 4.53 ...
     4.54 4.55 4.5600000000000005 4.57 4.58 4.59 4.6000000000000005 4.61 ...
     4.62 4.63 4.64 4.65 4.66 4.67 4.68 4.69 4.7 4.71 4.72 4.73 4.74 4.75 ...
     4.76 4.7700000000000005 4.78 4.79 4.8 4.8100000000000005 4.82 4.83 ...
     4.84 4.8500000000000005 4.86 4.87 4.88 4.89 4.9 4.91 4.92 4.93 4.94 ...
     4.95 4.96 4.97 4.98 4.99 5 5.01 5.0200000000000005 5.03 5.04 5.05 ...
     5.0600000000000005 5.07 5.08 5.09 5.1000000000000005 5.11 5.12 5.13 ...
     5.14 5.15 5.16 5.17 5.18 5.19 5.2 5.21 5.22 5.23 5.24 5.25 5.26 5.2700000000000005 ...
     5.28 5.29 5.3 5.3100000000000005 5.32 5.33 5.34 5.3500000000000005 ...
     5.36 5.37 5.38 5.39 5.4 5.41 5.42 5.43 5.44 5.45 5.46 5.47 5.48 5.49 ...
     5.5 5.51 5.5200000000000005 5.53 5.54 5.55 5.5600000000000005 5.57 ...
     5.58 5.59 5.6000000000000005 5.61 5.62 5.63 5.64 5.65 5.66 5.67 5.68 ...
     5.69 5.7 5.71 5.72 5.73 5.74 5.75 5.76 5.7700000000000005 5.78 5.79 ...
     5.8 5.8100000000000005 5.82 5.83 5.84 5.8500000000000005 5.86 5.87 ...
     5.88 5.89 5.9 5.91 5.92 5.93 5.94 5.95 5.96 5.97 5.98 5.99 6 6.01 ...
     6.0200000000000005 6.03 6.04 6.05 6.0600000000000005 6.07 6.08 6.09 ...
     6.1000000000000005 6.11 6.12 6.13 6.1400000000000006 6.15 6.16 6.17 ...
     6.18 6.19 6.2 6.21 6.22 6.23 6.24 6.25 6.26 6.2700000000000005 6.28 ...
     6.29 6.3 6.3100000000000005 6.32 6.33 6.34 6.3500000000000005 6.36 ...
     6.37 6.38 6.3900000000000006 6.4 6.41 6.42 6.43 6.44 6.45 6.46 6.47 ...
     6.48 6.49 6.5 6.51 6.5200000000000005 6.53 6.54 6.55 6.5600000000000005 ...
     6.57 6.58 6.59 6.6000000000000005 6.61 6.62 6.63 6.6400000000000006 ...
     6.65 6.66 6.67 6.68 6.69 6.7 6.71 6.72 6.73 6.74 6.75 6.76 6.7700000000000005 ...
     6.78 6.79 6.8 6.8100000000000005 6.82 6.83 6.84 6.8500000000000005 ...
     6.86 6.87 6.88 6.8900000000000006 6.9 6.91 6.92 6.93 6.94 6.95 6.96 ...
     6.97 6.98 6.99 7 7.01 7.0200000000000005 7.03 7.04 7.05 7.0600000000000005 ...
     7.07 7.08 7.09 7.1000000000000005 7.11 7.12 7.13 7.1400000000000006 ...
     7.15 7.16 7.17 7.18 7.19 7.2 7.21 7.22 7.23 7.24 7.25 7.26 7.2700000000000005 ...
     7.28 7.29 7.3 7.3100000000000005 7.32 7.33 7.34 7.3500000000000005 ...
     7.36 7.37 7.38 7.3900000000000006 7.4 7.41 7.42 7.43 7.44 7.45 7.46 ...
     7.47 7.48 7.49 7.5 7.51 7.5200000000000005 7.53 7.54 7.55 7.5600000000000005 ...
     7.57 7.58 7.59 7.6000000000000005 7.61 7.62 7.63 7.6400000000000006 ...
     7.65 7.66 7.67 7.68 7.69 7.7 7.71 7.72 7.73 7.74 7.75 7.76 7.7700000000000005 ...
     7.78 7.79 7.8 7.8100000000000005 7.82 7.83 7.84 7.8500000000000005 ...
     7.86 7.87 7.88 7.8900000000000006 7.9 7.91 7.92 7.9300000000000006 ...
     7.94 7.95 7.96 7.97 7.98 7.99 8 8.01 8.02 8.03 8.0400000000000009 ...
     8.05 8.06 8.07 8.08 8.09 8.1 8.11 8.120000000000001 8.13 8.14 8.15 ...
     8.16 8.17 8.18 8.19 8.2 8.21 8.22 8.23 8.24 8.25 8.26 8.27 8.28 8.2900000000000009 ...
     8.3 8.31 8.32 8.33 8.34 8.35 8.36 8.370000000000001 8.38 8.39 8.4 ...
     8.41 8.42 8.43 8.44 8.45 8.46 8.47 8.48 8.49 8.5 8.51 8.52 8.53 8.5400000000000009 ...
     8.55 8.56 8.57 8.58 8.59 8.6 8.61 8.620000000000001 8.63 8.64 8.65 ...
     8.66 8.67 8.68 8.69 8.7000000000000011 8.71 8.72 8.73 8.74 8.75 8.76 ...
     8.77 8.78 8.7900000000000009 8.8 8.81 8.82 8.83 8.84 8.85 8.86 8.870000000000001 ...
     8.88 8.89 8.9 8.91 8.92 8.93 8.94 8.9500000000000011 8.96 8.97 8.98 ...
     8.99 9 9.01 9.02 9.03 9.0400000000000009 9.05 9.06 9.07 9.08 9.09 ...
     9.1 9.11 9.120000000000001 9.13 9.14 9.15 9.16 9.17 9.18 9.19 9.2000000000000011 ...
     9.21 9.22 9.23 9.24 9.25 9.26 9.27 9.28 9.2900000000000009 9.3 9.31 ...
     9.32 9.33 9.34 9.35 9.36 9.370000000000001 9.38 9.39 9.4 9.41 9.42 ...
     9.43 9.44 9.4500000000000011 9.46 9.47 9.48 9.49 9.5 9.51 9.52 9.53 ...
     9.5400000000000009 9.55 9.56 9.57 9.58 9.59 9.6 9.61 9.620000000000001 ...
     9.63 9.64 9.65 9.66 9.67 9.68 9.69 9.7000000000000011 9.71 9.72 9.73 ...
     9.74 9.75 9.76 9.77 9.78 9.7900000000000009 9.8 9.81 9.82 9.83 9.84 ...
     9.85 9.86 9.870000000000001 9.88 9.89 9.9 9.91 9.92 9.93 9.94 9.9500000000000011 ...
     9.96 9.97 9.98 9.99 10];

e = 1001;

flag = 's';

i = 3001;

j = 3002;

n = 1001;

q = 3000;

serial_com = saveVarsMat.serial_com; % <1x1 serial> unsupported class

u = 1000;

x = 1001;

y = 1001;

z = 3003;

clear saveVarsMat;
subplot(3,1,1),plot(V,B), xlabel('t'),ylabel('tick') %tick
subplot(3,1,2),plot(V,C), xlabel('t'), ylabel('revs') %revs
subplot(3,1,3),plot(V,D), xlabel('t'), ylabel('direction') %direction


